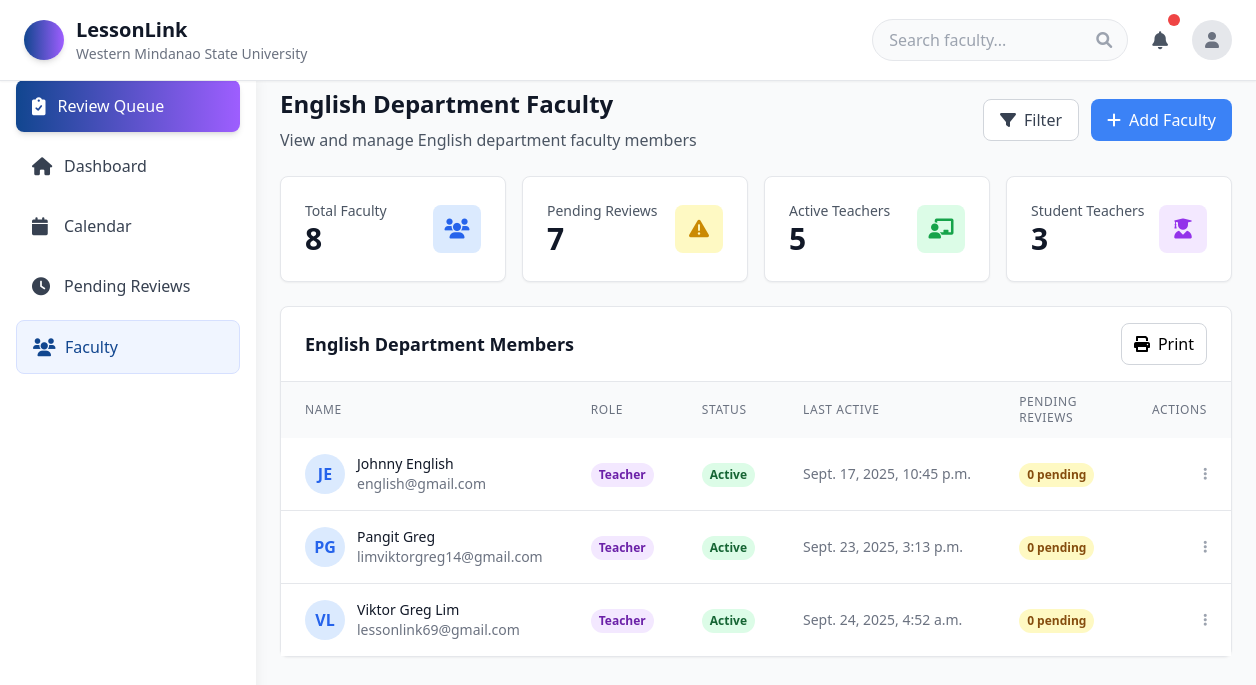
The page /dep_faculty/ (signed in) on the database as committed earlier.
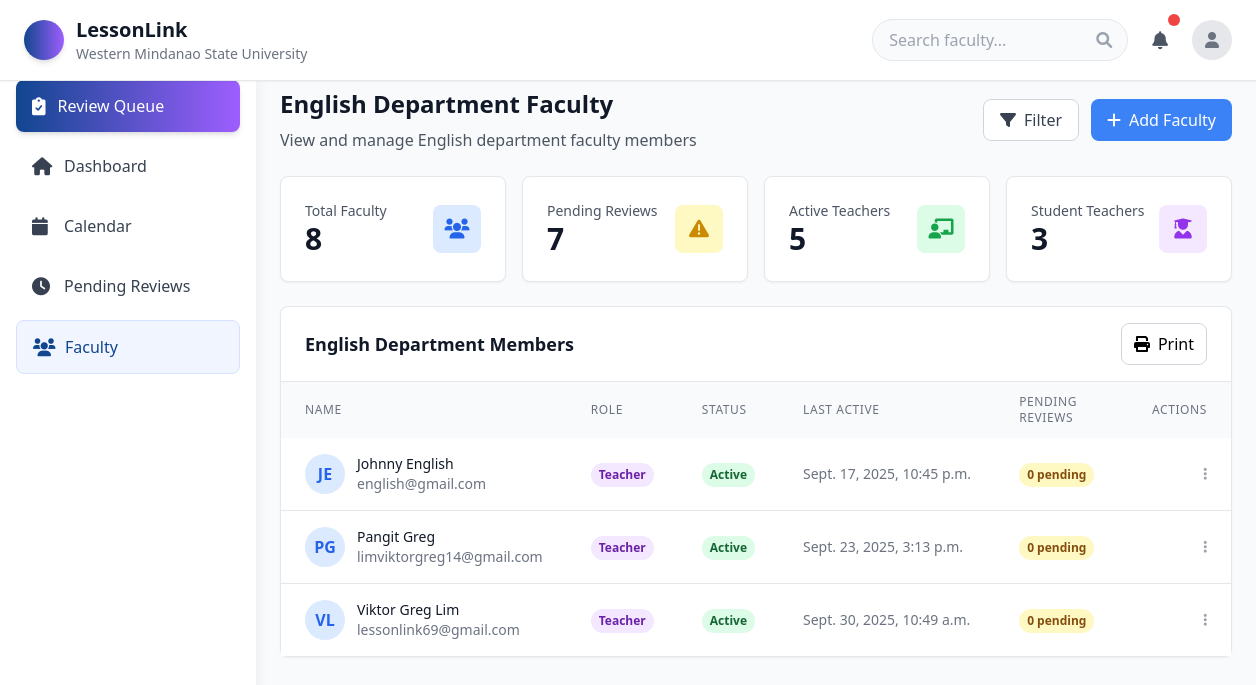
The same page on the database as committed later.
### lesson/models.py (models this page shows, shortened)
class User(AbstractUser):
    ROLE_CHOICES = [
        ('Student Teacher', 'Student Teacher'),
        ('Teacher', 'Teacher'),
        ('Department Head', 'Department Head'),
    ]
    username = None
    email = models.EmailField(unique=True)
    middle_name = models.CharField(max_length=100, blank=True, null=True)
    dob = models.DateField(null=True, blank=True)
    role = models.CharField(max_length=100, choices=ROLE_CHOICES)
    rank = models.CharField(max_length=100)
    department = models.CharField(max_length=100)
    school = models.ForeignKey(
        "SchoolRegistration",  # reference your school model
        on_delete=models.SET_NULL,
        blank=True,
        null=True,
        related_name="users"
    )
    affiliations = models.TextField(blank=True, null=True)
    profile_picture = models.ImageField(
        upload_to='profile_pictures/',
        null=True,
        blank=True,
        help_text="Profile picture for the user"
    )
    USERNAME_FIELD = 'email'
    REQUIRED_FIELDS = ['first_name', 'last_name', 'role', 'rank', 'department']
    objects = CustomUserManager()

### lesson/views.py (the view)
# urls.py: path('dep_faculty/', Dep_Faculty, name='Dep_Faculty'),
@login_required
def Dep_Faculty(request):
    user = request.user
    if user.role != "Department Head":
        messages.error(request, "You are not allowed to access this page.")
        return redirect("dashboard")
    faculty_members = User.objects.filter(
        department=user.department,
        school=user.school,
        role__in=["Teacher", "Student Teacher"]
    ).order_by("role", "last_name")
    total_faculty = faculty_members.count()
    active_teachers = faculty_members.filter(role="Teacher").count()  # if you have a status field, add .filter(status="Active")
    student_teachers = faculty_members.filter(role="Student Teacher").count()
    pending_reviews = 0  # placeholder until you add LessonPlan or similar model
    return render(request, "Dep_Faculty.html", {
        "user": user,
        "faculty_members": faculty_members,
        "department": user.department,
        "total_faculty": total_faculty,
        "active_teachers": active_teachers,
        "student_teachers": student_teachers,
        "pending_reviews": pending_reviews,
    })

### lesson/context_processors.py (called while the page is built)
def user_school_info(request):
    if request.user.is_authenticated:
        return {
            'user_school': request.user.school,
            'user_department': request.user.department,
            'user_role': request.user.role,
        }
    return {}

### lesson/templates/Dep_Faculty.html (shortened to what this page needs)
<!DOCTYPE html>
<html lang="en">
<head>
    <script src="https://cdn.tailwindcss.com"></script>
    <link href="https://cdnjs.cloudflare.com/ajax/libs/font-awesome/6.0.0/css/all.min.css" rel="stylesheet">
</head>
<body class="bg-gray-50 min-h-screen">
    <header class="bg-white shadow-sm border-b fixed top-0 left-0 right-0 z-40">
        <div class="flex items-center justify-between px-4 py-3 md:px-6 md:py-4">
            <div class="flex items-center space-x-3 flex-1 md:flex-none">
                <div class="w-10 h-10 bg-gradient-to-r from-primary to-secondary rounded-full shadow-md"></div>
                <div class="hidden sm:block">
                    <h1 class="text-xl font-bold text-gray-900">LessonLink</h1>
                    <p class="text-sm text-gray-500 hidden lg:block">Western Mindanao State University</p>
                </div>
            </div>
            <div class="flex items-center space-x-2 md:space-x-4">
                <div class="relative hidden md:block">
                    <input type="text" placeholder="Search faculty..."
                        class="w-64 px-4 py-2 bg-gray-50 border border-gray-200 rounded-full focus:outline-none focus:ring-2 focus:ring-purple-500 focus:border-transparent transition-all">
                    <i class="fas fa-search absolute right-4 top-1/2 transform -translate-y-1/2 text-gray-400"></i>
                </div>
                <div class="relative">
                    <button id="notification-btn"
                        class="relative p-2 text-gray-600 hover:bg-gray-100 rounded-lg transition-colors">
                        <i class="fas fa-bell text-lg"></i>
                        <span id="notification-badge"
                            class="absolute -top-1 -right-1 w-3 h-3 bg-red-500 rounded-full"></span>
                    </button>
                </div>
                <div class="relative">
                    <button id="profile-btn"
                        class="w-10 h-10 rounded-full bg-gray-200 flex items-center justify-center hover:bg-gray-300 transition-colors">
                        <i class="fas fa-user text-gray-500"></i>
                    </button>
                </div>
            </div>
        </div>
    </header>
    <div class="flex pt-16">
        <aside id="sidebar"
            class="w-64 bg-white shadow-lg h-screen fixed top-16 left-0 -translate-x-full md:translate-x-0 sidebar-transition z-30">
            <nav class="p-4 space-y-2">
                <button
                    class="w-full flex items-center space-x-3 px-4 py-3 bg-gradient-to-r from-primary to-secondary text-white rounded-lg hover:from-[#0d3a7a] hover:to-[#8c4de6] transition-all shadow-md">
                    <i class="fas fa-clipboard-check text-lg"></i>
                    <span class="font-medium">Review Queue</span>
                </button>
                <a href="{% url 'Dep_Dash' %}"
                    class="flex items-center space-x-3 px-4 py-3 text-gray-700 hover:bg-[#f0f5ff] rounded-lg transition-colors group">
                    <i class="fas fa-home text-lg w-5 group-hover:text-primary transition-colors"></i>
                    <span>Dashboard</span>
                </a>
                <a href="{% url 'dep_calendar' %}"
                    class="flex items-center space-x-3 px-4 py-3 text-gray-700 hover:bg-[#f0f5ff] rounded-lg transition-colors group]">
                    <i class="fas fa-calendar text-lg w-5"></i>
                    <span class="font-medium">Calendar</span>
                </a>
                <a href="{% url 'Dep_Pending' %}"
                    class="flex items-center space-x-3 px-4 py-3 text-gray-700 hover:bg-[#f0f5ff] rounded-lg transition-colors group">
                    <i class="fas fa-clock text-lg w-5 group-hover:text-primary transition-colors"></i>
                    <span>Pending Reviews</span>
                </a>
                <a href="#"
                    class="flex items-center space-x-3 px-4 py-3 text-primary bg-[#f0f5ff] rounded-lg border border-[#d6e0ff]">
                    <i class="fas fa-users text-lg w-5"></i>
                    <span class="font-medium">Faculty</span>
                </a>
            </nav>
        </aside>
        <main class="flex-1 p-4 md:p-6 md:ml-64">
            <div class="flex flex-col sm:flex-row sm:items-center sm:justify-between mb-6">
                <div>
                    <h1 class="text-2xl font-bold text-gray-900 mb-2">English Department Faculty</h1>
                    <p class="text-gray-600">View and manage English department faculty members</p>
                </div>
                <div class="flex space-x-3 mt-4 sm:mt-0">
                    <button class="bg-white text-gray-700 px-4 py-2 rounded-lg border border-gray-300 hover:bg-gray-50 transition-colors flex items-center space-x-2">
                        <i class="fas fa-filter"></i>
                        <span>Filter</span>
                    </button>
                    <button class="bg-accent text-white px-4 py-2 rounded-lg hover:bg-blue-700 transition-colors flex items-center space-x-2">
                        <i class="fas fa-plus"></i>
                        <span>Add Faculty</span>
                    </button>
                </div>
            </div>
            <div class="grid grid-cols-1 md:grid-cols-2 lg:grid-cols-4 gap-4 mb-6">
                <div class="bg-white rounded-lg shadow-sm border p-6">
                    <div class="flex items-center justify-between">
                        <div>
                            <p class="text-gray-600 text-sm font-medium">Total Faculty</p>
                            <p class="text-3xl font-bold text-gray-900">8</p>
                        </div>
                        <div class="w-12 h-12 bg-blue-100 rounded-lg flex items-center justify-center">
                            <i class="fas fa-users text-blue-600 text-xl"></i>
                        </div>
                    </div>
                </div>
                <div class="bg-white rounded-lg shadow-sm border p-6">
                    <div class="flex items-center justify-between">
                        <div>
                            <p class="text-gray-600 text-sm font-medium">Pending Reviews</p>
                            <p class="text-3xl font-bold text-gray-900">7</p>
                        </div>
                        <div class="w-12 h-12 bg-yellow-100 rounded-lg flex items-center justify-center">
                            <i class="fas fa-exclamation-triangle text-yellow-600 text-xl"></i>
                        </div>
                    </div>
                </div>
                <div class="bg-white rounded-lg shadow-sm border p-6">
                    <div class="flex items-center justify-between">
                        <div>
                            <p class="text-gray-600 text-sm font-medium">Active Teachers</p>
                            <p class="text-3xl font-bold text-gray-900">5</p>
                        </div>
                        <div class="w-12 h-12 bg-green-100 rounded-lg flex items-center justify-center">
                            <i class="fas fa-chalkboard-teacher text-green-600 text-xl"></i>
                        </div>
                    </div>
                </div>
                <div class="bg-white rounded-lg shadow-sm border p-6">
                    <div class="flex items-center justify-between">
                        <div>
                            <p class="text-gray-600 text-sm font-medium">Student Teachers</p>
                            <p class="text-3xl font-bold text-gray-900">3</p>
                        </div>
                        <div class="w-12 h-12 bg-purple-100 rounded-lg flex items-center justify-center">
                            <i class="fas fa-user-graduate text-purple-600 text-xl"></i>
                        </div>
                    </div>
                </div>
            </div>
            <div class="bg-white rounded-lg shadow-sm border">
                <div class="px-6 py-4 border-b border-gray-200">
                    <div class="flex flex-col sm:flex-row sm:items-center sm:justify-between">
                        <h2 class="text-lg font-semibold text-gray-900 mb-4 sm:mb-0">English Department Members</h2>
                        <div class="flex items-center space-x-3">
                            <button id="print-btn" class="flex items-center space-x-2 px-3 py-2 border border-gray-300 rounded-lg hover:bg-gray-50 transition-colors">
                                <i class="fas fa-print"></i>
                                <span>Print</span>
                            </button>
                        </div>
                    </div>
                </div>
                <div class="overflow-x-auto">
                    <table class="w-full" id="faculty-table">
                        <thead class="bg-gray-50">
                            <tr>
                                <th class="px-6 py-3 text-left text-xs font-medium text-gray-500 uppercase tracking-wider">Name</th>
                                <th class="px-6 py-3 text-left text-xs font-medium text-gray-500 uppercase tracking-wider">Role</th>
                                <th class="px-6 py-3 text-left text-xs font-medium text-gray-500 uppercase tracking-wider">Status</th>
                                <th class="px-6 py-3 text-left text-xs font-medium text-gray-500 uppercase tracking-wider">Last Active</th>
                                <th class="px-6 py-3 text-left text-xs font-medium text-gray-500 uppercase tracking-wider">Pending Reviews</th>
                                <th class="px-6 py-3 text-left text-xs font-medium text-gray-500 uppercase tracking-wider no-print">Actions</th>
                            </tr>
                        </thead>
                        <tbody class="bg-white divide-y divide-gray-200">
    {% for member in faculty_members %}
    <tr class="hover:bg-gray-50 fade-in">
        <td class="px-6 py-4 whitespace-nowrap">
            <div class="flex items-center">
                <div class="w-10 h-10 rounded-full bg-blue-100 flex items-center justify-center no-print">
                    <span class="text-blue-600 font-semibold">
                        {{ member.first_name|first }}{{ member.last_name|first }}
                    </span>
                </div>
                <div class="ml-3">
                    <p class="text-sm font-medium text-gray-900">
                        {{ member.first_name }} {{ member.last_name }}
                    </p>
                    <p class="text-sm text-gray-500">{{ member.email }}</p>
                </div>
            </div>
        </td>
        <td class="px-6 py-4 whitespace-nowrap">
            <span class="inline-flex px-2 py-1 text-xs font-semibold rounded-full
                {% if member.role == 'Teacher' %} bg-purple-100 text-purple-800
                {% elif member.role == 'Student Teacher' %} bg-pink-100 text-pink-800
                {% else %} bg-blue-100 text-blue-800 {% endif %}">
                {{ member.role }}
            </span>
        </td>
        <td class="px-6 py-4 whitespace-nowrap">
            <span class="inline-flex px-2 py-1 text-xs font-semibold rounded-full bg-green-100 text-green-800">
                Active
            </span>
        </td>
        <td class="px-6 py-4 whitespace-nowrap text-sm text-gray-500">
            {{ member.last_login|default:"N/A" }}
        </td>
        <td class="px-6 py-4 whitespace-nowrap">
            <span class="inline-flex px-2 py-1 text-xs font-semibold rounded-full bg-yellow-100 text-yellow-800">
                0 pending
            </span>
        </td>
        <td class="px-6 py-4 whitespace-nowrap text-right text-sm font-medium no-print">
            <button class="text-gray-400 hover:text-gray-600">
                <i class="fas fa-ellipsis-v"></i>
            </button>
        </td>
    </tr>
    {% empty %}
    <tr>
        <td colspan="6" class="px-6 py-4 text-center text-sm text-gray-500">
            No faculty members found in your department.
        </td>
    </tr>
    {% endfor %}
</tbody>
                    </table>
                </div>
            </div>
        </main>
    </div>
</body>
</html>

### lesson/templates/Dep_Faculty.html (style rules this page uses)
.sidebar-transition { transition: transform 0.3s cubic-bezier(0.4, 0, 0.2, 1); }
.fade-in { animation: fadeIn 0.5s ease-out; }

Rows that differ between the two databases and show on the page:
changed User "Viktor Greg": last_login "Sept. 24, 2025, 4:52 a.m." → "Sept. 30, 2025, 10:49 a.m."
